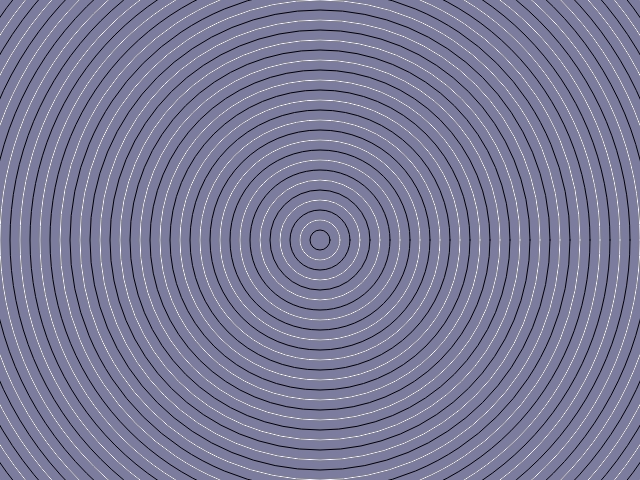
Frame 1 (no input)
Frame 2 (the mouse pressed at the canvas centre, redrawn once): identical to frame 1, image omitted

The p5.js sketch that drew this single still picture (run headless with seeded random() and noise() and a simulated clock; the mouse was pressed at the canvas centre and the sketch redrawn once):

// p5.js sketch
// ── sketch.js
function setup() {
	// create a place to draw
	createCanvas(640, 480);
	strokeWeight(1);
	noLoop();
}

function draw() {
	// clear the background
	background(124, 124, 158);

	// set a fill color
	noFill();

	// draw the ellipse
	var outsideTarget = 20;
	for(var i = 0; i < 50; i++){
		stroke(0, 0, 0);
	ellipse(320, 240, i * outsideTarget, i * outsideTarget);
}
	var insideTarget = 40;
	for(var j = 0; j < 50; j++){
		stroke(255, 255, 255);
	ellipse(320, 240, j * insideTarget, j * insideTarget);
}
}
